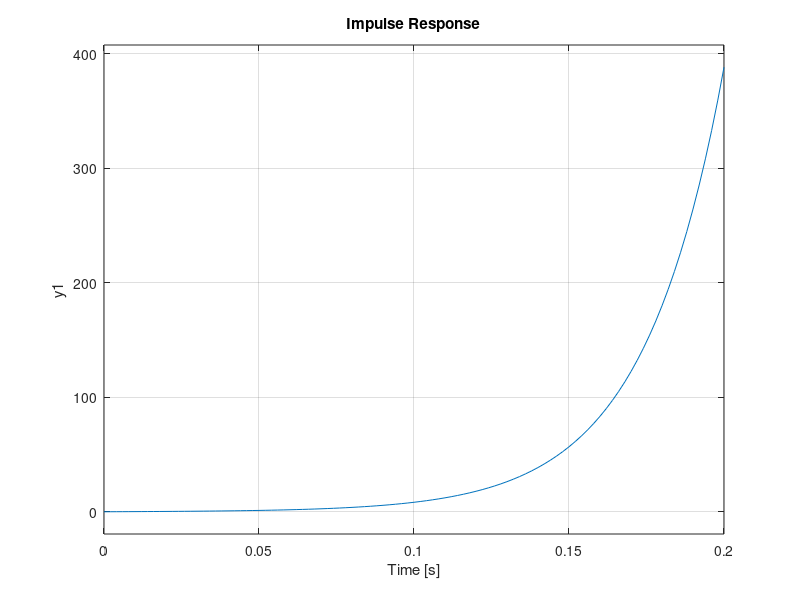

The MATLAB source for this figure:
g=9.81;
a=0.0066;
L=0.229;
m=0.8;
d=0.01;
ze=d;
ie=1.431;

A = [0 1;L*ie*ie*exp(-ze/a)/(2*a*a*m) 0];
B = [0 L*ie*exp(-ze/a)/(a*m)]';
C = [1 0];
D = 0;

sys = ss(A,B,C,D);
[b,a] = ss2tf(A,B,C,D);
H = tf(b,a);
%pzmap(H);
stability=isstable(sys);
if stability == 0
    disp('unstable')
else
    disp('stable')
end
impulse(sys);
